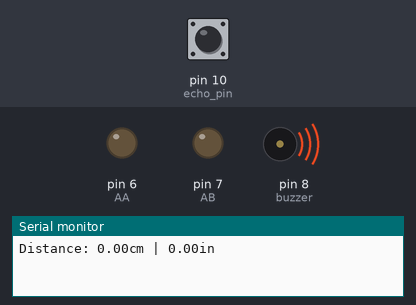
This sketch was run on a simulated Arduino Uno, built with avr-gcc and run on an emulated ATmega328P. On the bench: output pins drawn as LEDs (lit = HIGH), buzzer (waves = sounding), the last lines printed to the serial monitor. The test bench sets the inputs (shaded band); at power-on: pin 10 (echo_pin) LOW. Pins used as bus, display or sensor lines are not drawn.

Above: at 1.2 s.
1.3 s: pin 10 (echo_pin) pulsed HIGH 2 times (0.12 s each, 0.3 s apart)
At 1.47 s:
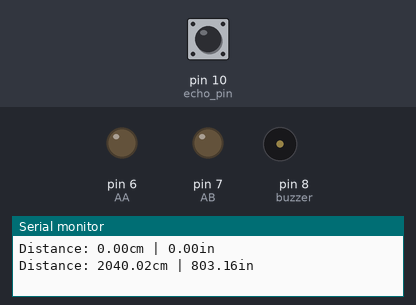
At 2.5 s:
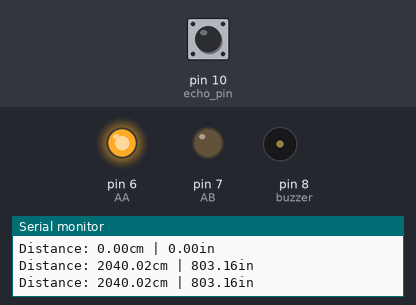
Timing chart, 0 to 4.4 s (numbered marks = the images above; inputs shaded):
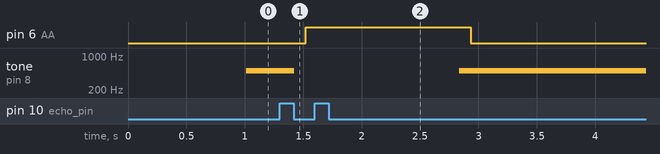

Measured:
- after the input at 1.3 s, pin 6 (AA): LOW → HIGH after 0.22 s, → LOW 1.4 s later; tone on pin 8 (buzzer): 500 Hz → silent after 0.12 s, → 500 Hz 1.4 s later

The sketch:

MotoDriveEcho.ino
```cpp
int AA = 6;               //모터A의 A를 6번 핀에 배치
int AB = 7;               //모터A의 B를 7번 핀에 배치

const int buzzer = 8;
const int trig_pin = 9;
const int echo_pin = 10;
float timing = 0.0;
float distance = 0.0;

void setup() {
  // put your setup code here, to run once:
  pinMode(AA, OUTPUT);
  pinMode(AB, OUTPUT);
  pinMode(echo_pin, INPUT);
  pinMode(trig_pin, OUTPUT);
  pinMode(buzzer, OUTPUT);
  digitalWrite(trig_pin, LOW);
  digitalWrite(buzzer, LOW);

  Serial.begin(9600);
}

void loop() {
  // put your main code here, to run repeatedly:

  digitalWrite(trig_pin, LOW);
  delay(2);

  digitalWrite(trig_pin, HIGH);
  delay(10);
  digitalWrite(trig_pin, LOW);
  timing = pulseIn(echo_pin, HIGH);
  distance = (timing * 0.034) / 2;

  Serial.print("Distance: ");
  Serial.print(distance);
  Serial.print("cm | ");
  Serial.print(distance / 2.54);
  Serial.println("in");


  if (distance <= 50) {
  	tone(buzzer, 500);
  } else {
  	noTone(buzzer);
  }

  delay(100);
  if(distance > 50){
    digitalWrite(AA, HIGH);          //모터A를 정회전
    digitalWrite(AB, LOW);
  }else{
    digitalWrite(AA, LOW);           //모터A를 정지
    digitalWrite(AB, LOW);
  }

}
```
